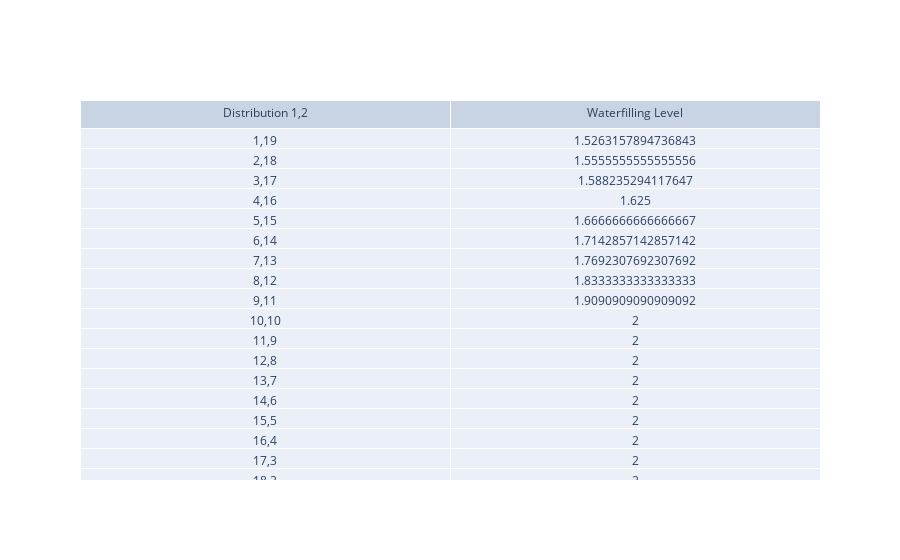

Source (notebook cell):
### Code cell
distribution_list = []
value_list = []

for i in range(1,n):
    distribution_list.append((i,n-i))
    if (b-i)/(n-i)<=2:
        value_list.append((b-i)/(n-i))
    else:
        value_list.append(2)
fig = go.Figure(data=[go.Table(header=dict(values=['Distribution 1,2', 'Waterfilling Level']),
                 cells=dict(values=[distribution_list, value_list]))
                     ])
fig.show()

### Figure 1 — Plotly figure (JSON) as saved in the notebook; plotly's stock layout.template omitted (floating-point values rounded to 4 significant figures)
{"data": [{"cells": {"values": [[[1, 19], [2, 18], [3, 17], [4, 16], [5, 15], [6, 14], [7, 13], [8, 12], [9, 11], [10, 10], [11, 9], [12, 8], [13, 7], [14, 6], [15, 5], [16, 4], [17, 3], [18, 2], [19, 1]], [1.526, 1.556, 1.588, 1.625, 1.667, 1.714, 1.769, 1.833, 1.909, 2, 2, 2, 2, 2, 2, 2, 2, 2, 2]]}, "header": {"values": ["Distribution 1,2", "Waterfilling Level"]}, "type": "table"}], "layout": {}}
